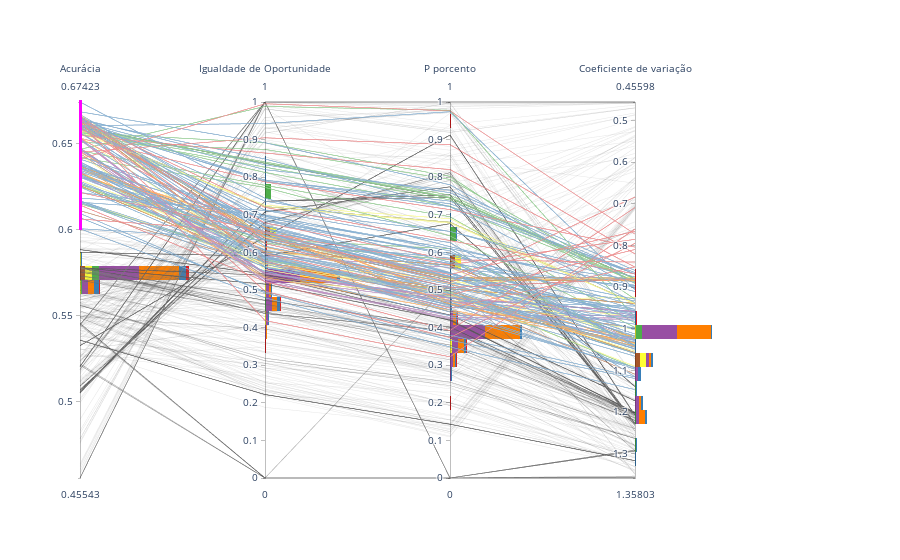

Source (notebook cell):
### Code cell
layout = go.Layout({"showlegend": False},
    paper_bgcolor='rgba(0,0,0,0)',
    plot_bgcolor='rgba(0,0,0,0)',
    xaxis = {'visible': False},
    yaxis = {'visible': False},
    xaxis1=dict(domain=[0, 1/4-0.1],anchor='x1',visible=False, range=[0,500]),
    xaxis2=dict(domain=[1/4, 2/4-0.1],anchor='x2',visible=False, range=[0,500]),
    xaxis3=dict(domain=[2/4, 3/4-0.1],anchor='x3',visible=False, range=[0,500]),
    xaxis4=dict(domain=[3/4, 1-0.1],anchor='x4',visible=False, range=[0,500]),
    xaxis5=dict(domain=[0, 3/4],anchor='x5',visible=False, range=[0,500])
)

fig = go.Figure(layout = layout)#, layout_yaxis_range=[0.4,0.8], layout_xaxis_range=[0,1500])

fig.add_trace(go.Parcoords(
        line = dict(color = metrics_all['model_id'], 
                    colorscale = [(0.0, line_color['Minimax']),(0.14, line_color['Minimax']),
                            (0.14, line_color['LogReg']), (0.28, line_color['LogReg']),
                            (0.28, line_color['Reweight']),(0.42, line_color['Reweight']),
                            (0.42, line_color['ParDem']),(0.56, line_color['ParDem']),
                            (0.56, line_color['EqOp']),(0.7, line_color['EqOp']),
                            (0.7, line_color['MOOErro']),(0.84, line_color['MOOErro']),
                            (0.84, line_color['MOOAcep']),(1.0, line_color['MOOAcep'])], 
                    showscale = False, cmin = 0, cmax = 6,
                   colorbar = {'tickvals': metrics_all['model_id'].tolist(),
                          'ticktext': metrics_all['Modelo'].tolist(),
                              'title': 'Modelo'}),
        dimensions = list([
            dict(range = [metrics_all['Acurácia'].min(),metrics_all['Acurácia'].max()],
                constraintrange = [filtros['Acurácia']['min'],filtros['Acurácia']['max']],
                label = 'Acurácia', values = metrics_all['Acurácia']),
            dict(range = [0,1],
                label = 'Igualdade de Oportunidade', values = metrics_all['Igualdade de Oportunidade']),
            dict(range = [0,1],
                label = 'P porcento', values = metrics_all['P porcento']),
            dict(range = [metrics_all['Coeficiente de variação'].max(),metrics_all['Coeficiente de variação'].min()],
                label = 'Coeficiente de variação', values = metrics_all['Coeficiente de variação']),
        ]),
    domain = {'x': (0, 3/4)}
    ))

i = 1
for metric in ['Acurácia', 'Igualdade de Oportunidade', 'P porcento', 'cv_norm']:
    #fig.add_trace(go.Histogram(y=m_out[metric], name="out",
    #                               xaxis='x'+str(i), ybins=dict(start=0,end=1,size=0.03),
    #                              marker_color="#9a9a9a"))
    for method in methods:
        fig.add_trace(go.Histogram(y=m_filtered[m_filtered['Modelo']==method][metric], name=method,
                                   xaxis='x'+str(i), ybins=dict(start=metrics_all[metric].min(),
                                                                end=metrics_all[metric].max(),size=0.03),
                                  marker_color=hist_color[method]))
    i += 1

    
    
fig.update_layout(barmode='stack')

fig.show()

### Figure 1 — Plotly figure (JSON) as saved in the notebook; plotly's stock layout.template omitted (floating-point values rounded to 4 significant figures; data arrays with more than 128 entries replaced by an {"elided": "..."} marker saying what was removed)
{"data": [{"dimensions": [{"constraintrange": [0.6, 0.8], "label": "Acurácia", "range": [0.4554, 0.6742], "values": {"elided": "1234 float values"}}, {"label": "Igualdade de Oportunidade", "range": [0, 1], "values": {"elided": "1234 float values"}}, {"label": "P porcento", "range": [0, 1], "values": {"elided": "1234 float values"}}, {"label": "Coeficiente de variação", "range": [1.358, 0.456], "values": {"elided": "1234 float values"}}], "domain": {"x": [0, 0.75]}, "line": {"cmax": 6, "cmin": 0, "color": {"elided": "1234 int values"}, "colorbar": {"ticktext": {"elided": "1234 str values"}, "tickvals": {"elided": "1234 int values"}, "title": {"text": "Modelo"}}, "colorscale": [[0, "#c9997e"], [0.14, "#c9997e"], [0.14, "#ffff99"], [0.28, "#ffff99"], [0.28, "#94cf92"], [0.42, "#94cf92"], [0.42, "#c194c7"], [0.56, "#c194c7"], [0.56, "#ffb266"], [0.7, "#ffb266"], [0.7, "#87b1d4"], [0.84, "#87b1d4"], [0.84, "#f18c8d"], [1, "#f18c8d"]], "showscale": false}, "type": "parcoords"}, {"marker": {"color": "#a65628"}, "name": "Minimax", "type": "histogram", "xaxis": "x", "y": [0.6442, 0.611, 0.658, 0.658, 0.658, 0.658, 0.658, 0.658, 0.658, 0.658, 0.658, 0.658, 0.658, 0.658, 0.658, 0.658, 0.658, 0.658, 0.658, 0.658, 0.658, 0.658, 0.658, 0.658, 0.658], "ybins": {"end": 0.6742, "size": 0.03, "start": 0.4554}}, {"marker": {"color": "#ffff33"}, "name": "LogReg", "type": "histogram", "xaxis": "x", "y": [0.6167, 0.6272, 0.6288, 0.6337, 0.6434, 0.654, 0.6669, 0.6669, 0.6564, 0.6661, 0.6661, 0.6572, 0.658, 0.658, 0.658, 0.658, 0.658, 0.658, 0.658, 0.658, 0.658, 0.658, 0.658, 0.658, 0.658, 0.658, 0.658, 0.658, 0.658, 0.658, 0.658, 0.658, 0.658, 0.658, 0.658, 0.658], "ybins": {"end": 0.6742, "size": 0.03, "start": 0.4554}}, {"marker": {"color": "#4daf4a"}, "name": "Reweight", "type": "histogram", "xaxis": "x", "y": [0.6151, 0.6264, 0.6248, 0.6321, 0.6418, 0.6459, 0.6564, 0.6467, 0.658, 0.6556, 0.6564, 0.6588, 0.658, 0.6507, 0.6596, 0.6596, 0.6596, 0.6596, 0.6596, 0.6596, 0.6596, 0.6596, 0.6596, 0.6596, 0.6596, 0.6596, 0.6596, 0.6596, 0.6596, 0.6596, 0.6596, 0.6596, 0.6596, 0.6596, 0.6596, 0.6596], "ybins": {"end": 0.6742, "size": 0.03, "start": 0.4554}}, {"marker": {"color": "#984ea3"}, "name": "ParDem", "type": "histogram", "xaxis": "x", "y": {"elided": "208 float values"}, "ybins": {"end": 0.6742, "size": 0.03, "start": 0.4554}}, {"marker": {"color": "#ff7f00"}, "name": "EqOp", "type": "histogram", "xaxis": "x", "y": {"elided": "208 float values"}, "ybins": {"end": 0.6742, "size": 0.03, "start": 0.4554}}, {"marker": {"color": "#377eb8"}, "name": "MOOErro", "type": "histogram", "xaxis": "x", "y": [0.6645, 0.6605, 0.6637, 0.6394, 0.6742, 0.6167, 0.6621, 0.6645, 0.6613, 0.6426, 0.6645, 0.6378, 0.6353, 0.6564, 0.6596, 0.6596, 0.6564, 0.6661, 0.6686, 0.628, 0.6637, 0.6361, 0.6386, 0.637, 0.6524, 0.6467, 0.6605, 0.6605, 0.6248, 0.6394, 0.6272, 0.6378, 0.607, 0.6167, 0.6159, 0.6588, 0.6645, 0.6321, 0.6094, 0.6005, 0.6361, 0.6653, 0.6337, 0.6313, 0.6613, 0.6345, 0.6629, 0.6637, 0.6272, 0.6669, 0.6159, 0.6305, 0.6613, 0.641, 0.6264, 0.6183, 0.6305, 0.6216, 0.6005, 0.6629, 0.6159], "ybins": {"end": 0.6742, "size": 0.03, "start": 0.4554}}, {"marker": {"color": "#e41a1c"}, "name": "MOOAcep", "type": "histogram", "xaxis": "x", "y": [0.6661, 0.6629, 0.641, 0.6062, 0.6548, 0.6216, 0.6645, 0.6451, 0.6605, 0.6143, 0.6532, 0.6532, 0.6621, 0.6588, 0.6637], "ybins": {"end": 0.6742, "size": 0.03, "start": 0.4554}}, {"marker": {"color": "#a65628"}, "name": "Minimax", "type": "histogram", "xaxis": "x2", "y": [0.5362, 0.5675, 0.7218, 0.7218, 0.7218, 0.7218, 0.7218, 0.7218, 0.7218, 0.7218, 0.7218, 0.7218, 0.7218, 0.7218, 0.7218, 0.7218, 0.7218, 0.7218, 0.7218, 0.7218, 0.7218, 0.7218, 0.7218, 0.7218, 0.7218], "ybins": {"end": 1, "size": 0.03, "start": 0}}, {"marker": {"color": "#ffff33"}, "name": "LogReg", "type": "histogram", "xaxis": "x2", "y": [0.5709, 0.5631, 0.6015, 0.5679, 0.5285, 0.579, 0.5544, 0.641, 0.7254, 0.6238, 0.6238, 0.7218, 0.7218, 0.7218, 0.7218, 0.7218, 0.7218, 0.7218, 0.7218, 0.7218, 0.7218, 0.7218, 0.7218, 0.7218, 0.7218, 0.7218, 0.7218, 0.7218, 0.7218, 0.7218, 0.7218, 0.7218, 0.7218, 0.7218, 0.7218, 0.7218], "ybins": {"end": 1, "size": 0.03, "start": 0}}, {"marker": {"color": "#4daf4a"}, "name": "Reweight", "type": "histogram", "xaxis": "x2", "y": [0.5808, 0.5796, 0.634, 0.6244, 0.7729, 0.7784, 0.8916, 0.9882, 0.8126, 0.8268, 0.8374, 0.8405, 0.8405, 0.874, 0.8369, 0.8369, 0.8369, 0.8369, 0.8369, 0.8369, 0.8369, 0.8369, 0.8369, 0.8369, 0.8369, 0.8369, 0.8369, 0.8369, 0.8369, 0.8369, 0.8369, 0.8369, 0.8369, 0.8369, 0.8369, 0.8369], "ybins": {"end": 1, "size": 0.03, "start": 0}}, {"marker": {"color": "#984ea3"}, "name": "ParDem", "type": "histogram", "xaxis": "x2", "y": {"elided": "208 float values"}, "ybins": {"end": 1, "size": 0.03, "start": 0}}, {"marker": {"color": "#ff7f00"}, "name": "EqOp", "type": "histogram", "xaxis": "x2", "y": {"elided": "208 float values"}, "ybins": {"end": 1, "size": 0.03, "start": 0}}, {"marker": {"color": "#377eb8"}, "name": "MOOErro", "type": "histogram", "xaxis": "x2", "y": [0.6535, 0.7925, 0.8483, 0.5801, 0.7441, 0.5788, 0.6607, 0.5887, 0.6426, 0.6884, 0.8329, 0.5625, 0.6538, 0.6322, 0.6633, 0.569, 0.5987, 0.6961, 0.8918, 0.5873, 0.7363, 0.586, 0.5899, 0.6777, 0.595, 0.5731, 0.6922, 0.9428, 0.5599, 0.6043, 0.5799, 0.6732, 0.4957, 0.5622, 0.5503, 0.7126, 0.6512, 0.5995, 0.4923, 0.4792, 0.6503, 0.664, 0.6438, 0.6331, 0.7892, 0.6448, 0.8201, 0.6162, 0.5836, 0.683, 0.5746, 0.6068, 0.6703, 0.6871, 0.6352, 0.7116, 0.6557, 0.6977, 0.6331, 0.7922, 0.6996], "ybins": {"end": 1, "size": 0.03, "start": 0}}, {"marker": {"color": "#e41a1c"}, "name": "MOOAcep", "type": "histogram", "xaxis": "x2", "y": [0.6238, 0.4188, 0.9953, 0.6523, 0.8642, 0.6556, 0.5974, 0.9048, 0.4967, 0.5228, 0.7876, 0.638, 0.5767, 0.6784, 0.7198], "ybins": {"end": 1, "size": 0.03, "start": 0}}, {"marker": {"color": "#a65628"}, "name": "Minimax", "type": "histogram", "xaxis": "x3", "y": [0.4729, 0.4828, 0.6804, 0.6804, 0.6804, 0.6804, 0.6804, 0.6804, 0.6804, 0.6804, 0.6804, 0.6804, 0.6804, 0.6804, 0.6804, 0.6804, 0.6804, 0.6804, 0.6804, 0.6804, 0.6804, 0.6804, 0.6804, 0.6804, 0.6804], "ybins": {"end": 1, "size": 0.03, "start": 0}}, {"marker": {"color": "#ffff33"}, "name": "LogReg", "type": "histogram", "xaxis": "x3", "y": [0.4887, 0.4926, 0.5595, 0.5298, 0.4828, 0.4846, 0.4702, 0.5195, 0.6897, 0.5065, 0.5065, 0.6779, 0.6804, 0.6804, 0.6804, 0.6804, 0.6804, 0.6804, 0.6804, 0.6804, 0.6804, 0.6804, 0.6804, 0.6804, 0.6804, 0.6804, 0.6804, 0.6804, 0.6804, 0.6804, 0.6804, 0.6804, 0.6804, 0.6804, 0.6804, 0.6804], "ybins": {"end": 1, "size": 0.03, "start": 0}}, {"marker": {"color": "#4daf4a"}, "name": "Reweight", "type": "histogram", "xaxis": "x3", "y": [0.4948, 0.4853, 0.6098, 0.5802, 0.6437, 0.6949, 0.8024, 0.9781, 0.7228, 0.7397, 0.7453, 0.7466, 0.7522, 0.7942, 0.7445, 0.7445, 0.7445, 0.7445, 0.7445, 0.7445, 0.7445, 0.7445, 0.7445, 0.7445, 0.7445, 0.7445, 0.7445, 0.7445, 0.7445, 0.7445, 0.7445, 0.7445, 0.7445, 0.7445, 0.7445, 0.7445], "ybins": {"end": 1, "size": 0.03, "start": 0}}, {"marker": {"color": "#984ea3"}, "name": "ParDem", "type": "histogram", "xaxis": "x3", "y": {"elided": "208 float values"}, "ybins": {"end": 1, "size": 0.03, "start": 0}}, {"marker": {"color": "#ff7f00"}, "name": "EqOp", "type": "histogram", "xaxis": "x3", "y": {"elided": "208 float values"}, "ybins": {"end": 1, "size": 0.03, "start": 0}}, {"marker": {"color": "#377eb8"}, "name": "MOOErro", "type": "histogram", "xaxis": "x3", "y": [0.5304, 0.7292, 0.7217, 0.4808, 0.6153, 0.4414, 0.5578, 0.4701, 0.5191, 0.5464, 0.7588, 0.4664, 0.5364, 0.5051, 0.5698, 0.4544, 0.5089, 0.5738, 0.7798, 0.4851, 0.6557, 0.4807, 0.491, 0.5973, 0.4791, 0.4591, 0.6101, 0.9742, 0.4665, 0.5145, 0.4851, 0.5453, 0.3797, 0.4613, 0.4314, 0.6559, 0.5368, 0.4981, 0.3667, 0.3485, 0.5343, 0.5351, 0.5637, 0.4917, 0.7216, 0.5245, 0.7654, 0.5186, 0.4897, 0.597, 0.4473, 0.5026, 0.5436, 0.5924, 0.5436, 0.6257, 0.5708, 0.6098, 0.5846, 0.7364, 0.6039], "ybins": {"end": 1, "size": 0.03, "start": 0}}, {"marker": {"color": "#e41a1c"}, "name": "MOOAcep", "type": "histogram", "xaxis": "x3", "y": [0.5065, 0.3224, 0.9765, 0.5674, 0.8202, 0.5198, 0.487, 0.8867, 0.3733, 0.3921, 0.7138, 0.541, 0.4517, 0.5803, 0.6314], "ybins": {"end": 1, "size": 0.03, "start": 0}}, {"marker": {"color": "#a65628"}, "name": "Minimax", "type": "histogram", "xaxis": "x4", "y": [0.3987, 0.2761, 0.4648, 0.4648, 0.4648, 0.4648, 0.4648, 0.4648, 0.4648, 0.4648, 0.4648, 0.4648, 0.4648, 0.4648, 0.4648, 0.4648, 0.4648, 0.4648, 0.4648, 0.4648, 0.4648, 0.4648, 0.4648, 0.4648, 0.4648], "ybins": {"end": 1, "size": 0.03, "start": 0}}, {"marker": {"color": "#ffff33"}, "name": "LogReg", "type": "histogram", "xaxis": "x4", "y": [0.2972, 0.3374, 0.3557, 0.3709, 0.3946, 0.4288, 0.4812, 0.534, 0.4622, 0.5295, 0.5295, 0.4641, 0.4648, 0.4648, 0.4648, 0.4648, 0.4648, 0.4648, 0.4648, 0.4648, 0.4648, 0.4648, 0.4648, 0.4648, 0.4648, 0.4648, 0.4648, 0.4648, 0.4648, 0.4648, 0.4648, 0.4648, 0.4648, 0.4648, 0.4648, 0.4648], "ybins": {"end": 1, "size": 0.03, "start": 0}}, {"marker": {"color": "#4daf4a"}, "name": "Reweight", "type": "histogram", "xaxis": "x4", "y": [0.293, 0.3325, 0.3478, 0.3691, 0.4005, 0.4125, 0.4758, 0.4271, 0.5229, 0.5214, 0.5233, 0.5289, 0.5284, 0.5172, 0.5307, 0.5307, 0.5307, 0.5307, 0.5307, 0.5307, 0.5307, 0.5307, 0.5307, 0.5307, 0.5307, 0.5307, 0.5307, 0.5307, 0.5307, 0.5307, 0.5307, 0.5307, 0.5307, 0.5307, 0.5307, 0.5307], "ybins": {"end": 1, "size": 0.03, "start": 0}}, {"marker": {"color": "#984ea3"}, "name": "ParDem", "type": "histogram", "xaxis": "x4", "y": {"elided": "208 float values"}, "ybins": {"end": 1, "size": 0.03, "start": 0}}, {"marker": {"color": "#ff7f00"}, "name": "EqOp", "type": "histogram", "xaxis": "x4", "y": {"elided": "208 float values"}, "ybins": {"end": 1, "size": 0.03, "start": 0}}, {"marker": {"color": "#377eb8"}, "name": "MOOErro", "type": "histogram", "xaxis": "x4", "y": [0.4487, 0.5465, 0.4665, 0.3725, 0.4961, 0.2899, 0.5108, 0.4573, 0.4389, 0.3937, 0.5419, 0.3655, 0.3759, 0.417, 0.5078, 0.4269, 0.4282, 0.4758, 0.503, 0.3311, 0.5346, 0.3615, 0.3685, 0.4482, 0.4092, 0.3994, 0.5123, 0.5005, 0.3238, 0.3969, 0.3318, 0.383, 0.2688, 0.293, 0.2942, 0.5193, 0.4446, 0.3477, 0.2646, 0.2352, 0.3779, 0.4715, 0.43, 0.3428, 0.5428, 0.3676, 0.5521, 0.4458, 0.3309, 0.5274, 0.2893, 0.3436, 0.4348, 0.4591, 0.3508, 0.3513, 0.4223, 0.3534, 0.2688, 0.5423, 0.3527], "ybins": {"end": 1, "size": 0.03, "start": 0}}, {"marker": {"color": "#e41a1c"}, "name": "MOOAcep", "type": "histogram", "xaxis": "x4", "y": [0.5295, 0.6622, 0.6486, 0.6347, 0.5607, 0.7474, 0.6078, 0.5959, 0.6243, 0.7191, 0.6141, 0.6563, 0.5615, 0.5743, 0.5428], "ybins": {"end": 1, "size": 0.03, "start": 0}}], "layout": {"barmode": "stack", "paper_bgcolor": "rgba(0,0,0,0)", "plot_bgcolor": "rgba(0,0,0,0)", "showlegend": false, "xaxis": {"anchor": "x", "domain": [0, 0.15], "range": [0, 500], "visible": false}, "xaxis2": {"anchor": "x2", "domain": [0.25, 0.4], "range": [0, 500], "visible": false}, "xaxis3": {"anchor": "x3", "domain": [0.5, 0.65], "range": [0, 500], "visible": false}, "xaxis4": {"anchor": "x4", "domain": [0.75, 0.9], "range": [0, 500], "visible": false}, "xaxis5": {"anchor": "x5", "domain": [0, 0.75], "range": [0, 500], "visible": false}, "yaxis": {"visible": false}}}
